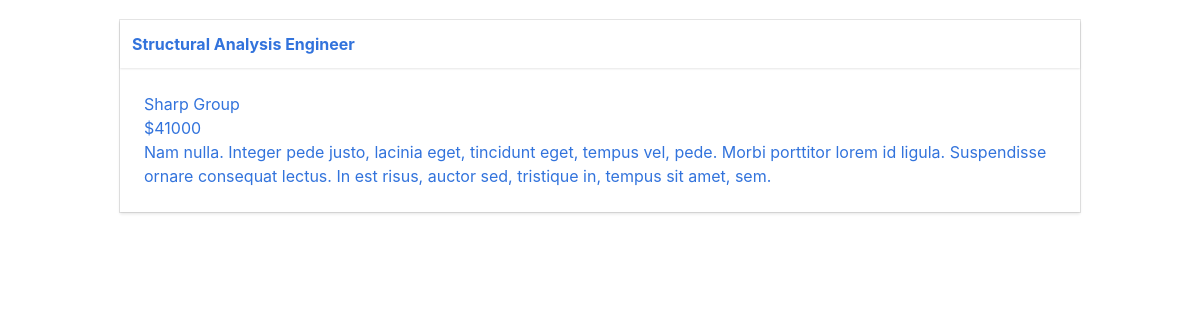
/job/1, run on the app's committed database.
### tables this page shows
CREATE TABLE "job" (
"id" INTEGER PRIMARY KEY AUTOINCREMENT,
"title" VARCHAR,
"description" TEXT,
"salary" VARCHAR,
"employer_id" INTEGER
);

CREATE TABLE "employer" (
"id" INTEGER PRIMARY KEY AUTOINCREMENT,
"name" VARCHAR,
"description" TEXT,
"address" VARCHAR,
"city" VARCHAR,
"state" VARCHAR,
"zip" VARCHAR
);

### jobs/app.py (the view)
@app.route('/job/<job_id>')
def job(job_id):
     job = execute_sql('SELECT job.id, job.title, job.description, job.salary, employer.id as employer_id, employer.name as employer_name FROM job JOIN employer ON employer.id = job.employer_id WHERE job.id = ?', [job_id], single=True)
     return render_template('job.html', job=job)

### jobs/app.py (called while the page is built)
def open_connection():
    connection = getattr(g, '_connection', None)
    if connection == None:
        connection = g._connection = sqlite3.connect(PATH)
    connection.row_factory = sqlite3.Row
    return connection

def execute_sql(sql, values=(), commit=False, single=False):
    connection = open_connection()
    cursor = connection.execute(sql, values)
    if commit == True:
        results = connection.commit()
    else:
        results = cursor.fetchone() if single else cursor.fetchall()
    cursor.close()
    return results

@app.teardown_appcontext
def close_connection(exception):
    connection = getattr(g, '_connection', None)
    if connection is not None:
        connection.close()

### jobs/templates/job.html
{% extends "layout.html" %}
{% block content %}
  {{ show_job(job) }}
{% endblock %}

### jobs/templates/_macros.html (shortened to what this page needs)
{% macro show_job(job) %}
<div class="card adjust-height">
  <header class="card-header">
    <p class="card-header-title">
      <a href="{{ url_for('job', job_id=job['id']) }}">
        {{ job['title'] }}
      </a>
    </p>
  </header>
  <div class="card-content">
    <div class="content">
      <p>
        <a href="{{ url_for('employer', employer_id=job['employer_id']) }}">
          {{ job['employer_name' ]}}
          <br>
          ${{ job['salary'] }}
          <br>
          {{ job['description'] }}
        </a>
      </p>
    </div>
  </div>
</div>
{% endmacro %}

### jobs/static/css/app.css (style rules this page uses)
.adjust-height { height: 100%; }

### data on the page
job: title "Structural Analysis Engineer", salary "41000", description "Nam nulla. Integer pede justo, lacinia eget, tincidunt eget, tempus vel, pede. Morbi porttitor lorem id ligula. Suspendisse ornare consequat lectus. In est risus, auctor sed, tristique in, tempus sit amet, sem."
employer: name "Sharp Group"
